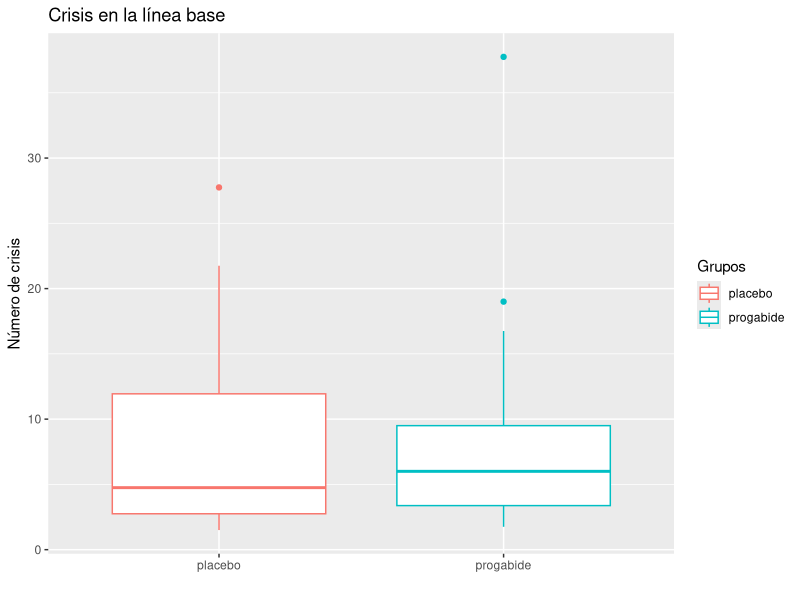
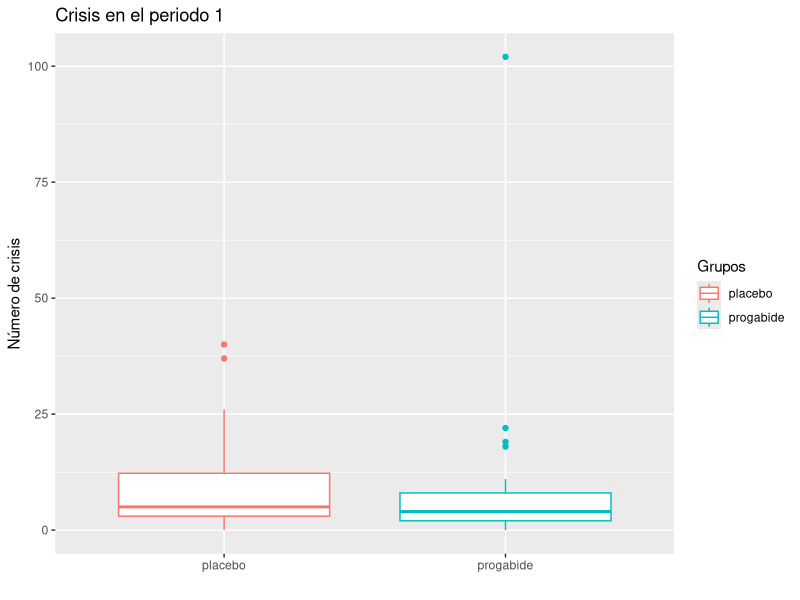
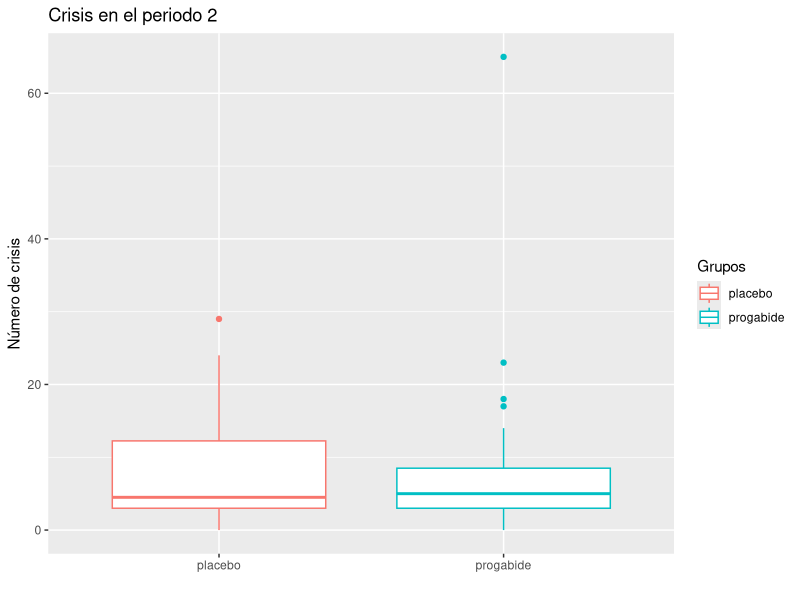
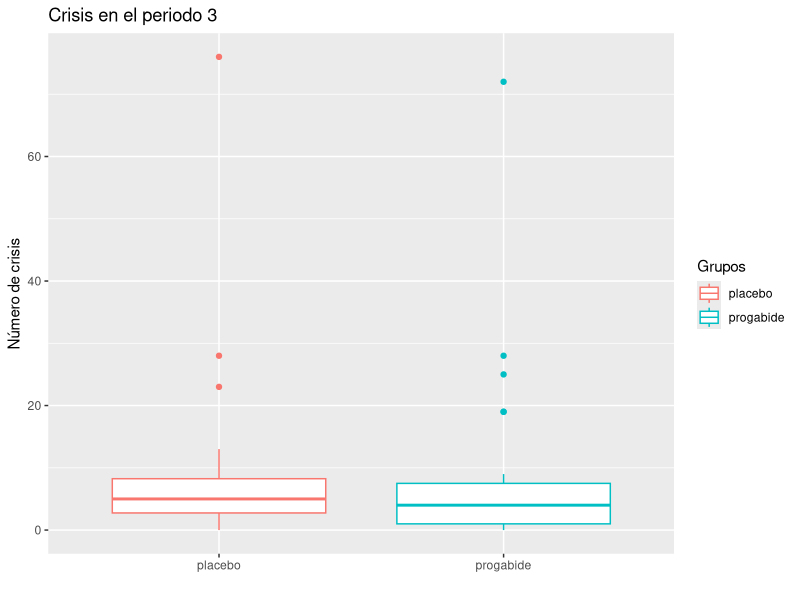
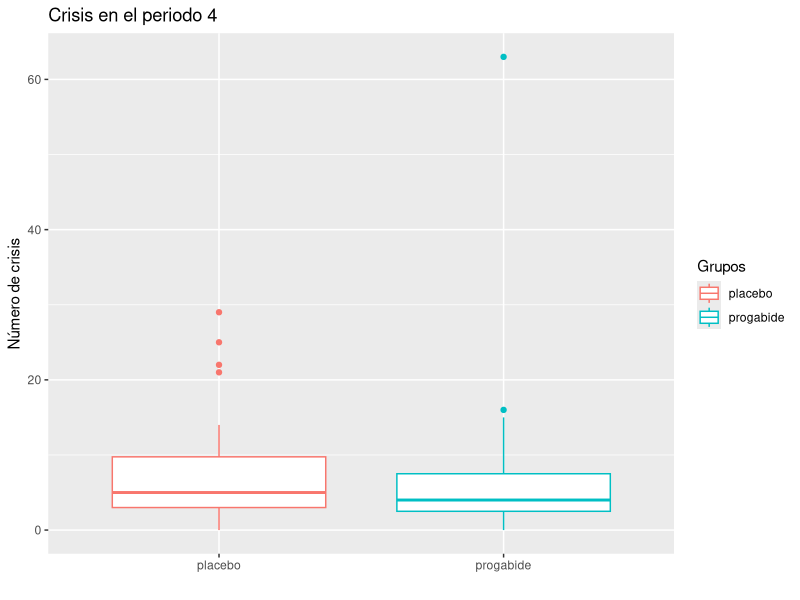

Write R code to recreate these figures, in order.
## ---- chunk 1
library(ggplot2)
## ---- chunk 2
epilepsia = MASS::epil
## ---- chunk 3
str(epilepsia)
## ---- chunk 4
sujeto <- unique(epilepsia$subject)
Grupos <- as.factor(epilepsia$trt[epilepsia$period == 1])
lb_prom <- epilepsia$base[epilepsia$period == 1]/4
p1 <- epilepsia$y[epilepsia$period == 1]
p2 <- epilepsia$y[epilepsia$period == 2]
p3 <- epilepsia$y[epilepsia$period == 3]
p4 <- epilepsia$y[epilepsia$period == 4]
prop_p1 <- p1/lb_prom
prop_p2 <- p2/lb_prom
prop_p3 <- p3/lb_prom
prop_p4 <- p4/lb_prom
## ---- chunk 5
epil.df <- data.frame(sujeto, Grupos, lb_prom, p1, p2, p3, p4, prop_p1, prop_p2, prop_p3, prop_p4)
## ---- chunk 6
#placebo_p1 = epil.df[epil.df$periodo %in% 1 & epil.df$grupo == "placebo", ]
#progabide_p1 = epil.df[epil.df$periodo %in% 1 & epil.df$grupo == "progabide", ]
#head(placebo_p1)
## ---- chunk 7
#sd(progabide_p1$lb)
## ---- chunk 8
#summary(placebo_p1$lb)
## ---- chunk 9
#summary(progabide_p1$lb)
## ---- chunk 10
#periodo = 1
#placebo = epil.df[epil.df$periodo %in% periodo & epil.df$grupo == "placebo", ]
#progabide = epil.df[epil.df$periodo %in% periodo & epil.df$grupo == "progabide", ]
#summary(placebo$crisis_proporcion)
#summary(progabide$crisis_proporcion)
## ---- chunk 11
#periodo = 2
#placebo = epil.df[epil.df$periodo %in% periodo & epil.df$grupo == "placebo", ]
#progabide = epil.df[epil.df$periodo %in% periodo & epil.df$grupo == "progabide", ]
#summary(placebo$crisis_proporcion)
#summary(progabide$crisis_proporcion)
## ---- chunk 12
#periodo = 3
#placebo = epil.df[epil.df$periodo %in% periodo & epil.df$grupo == "placebo", ]
#progabide = epil.df[epil.df$periodo %in% periodo & epil.df$grupo == "progabide", ]
#summary(placebo$crisis_proporcion)
#summary(progabide$crisis_proporcion)
## ---- chunk 13
#periodo = 4
#placebo = epil.df[epil.df$periodo %in% periodo & epil.df$grupo == "placebo", ]
#progabide = epil.df[epil.df$periodo %in% periodo & epil.df$grupo == "progabide", ]
#summary(placebo$crisis_proporcion)
#summary(progabide$crisis_proporcion)
## ---- chunk 14
summary(epil.df)
## ---- chunk 15
lb_grafica <- ggplot(epil.df) + 
  geom_boxplot(aes(x = Grupos, y = lb_prom, color = Grupos)) +
  ylab("Número de crisis") +
  xlab(" ") +
  ggtitle("Crisis en la línea base")
## ---- chunk 16
lb_grafica
## ---- chunk 17
p1_grafica <- ggplot(epil.df) + 
  geom_boxplot(aes(x = Grupos, y = p1, color = Grupos)) +
  ylab("Número de crisis") +
  xlab(" ") +
  ggtitle("Crisis en el periodo 1")
## ---- chunk 18
p1_grafica
## ---- chunk 19
p2_grafica <- ggplot(epil.df) + 
  geom_boxplot(aes(x = Grupos, y = p2, color = Grupos)) +
  ylab("Número de crisis") +
  xlab(" ") +
  ggtitle("Crisis en el periodo 2")
## ---- chunk 20
p2_grafica
## ---- chunk 21
p3_grafica <- ggplot(epil.df) + 
  geom_boxplot(aes(x = Grupos, y = p3, color = Grupos)) +
  ylab("Número de crisis") +
  xlab(" ") +
  ggtitle("Crisis en el periodo 3")
## ---- chunk 22
p3_grafica
## ---- chunk 23
p4_grafica <- ggplot(epil.df) + 
  geom_boxplot(aes(x = Grupos, y = p4, color = Grupos)) +
  ylab("Número de crisis") +
  xlab(" ") +
  ggtitle("Crisis en el periodo 4")
## ---- chunk 24
p4_grafica
## ---- chunk 25
shapiro.test(epil.df$lb_prom)
shapiro.test(epil.df$p1)
shapiro.test(epil.df$p2)
shapiro.test(epil.df$p3)
shapiro.test(epil.df$p4)

#Ninguna de las distribuciones son normales
#Se procede a hacer pruebas no paramétricas, para comparar la línea base con cada periodo
## ---- chunk 26
# comparación entre grupos por periodo: u mann (en R es wilcox.test())
# comparar dentro del mismo grupo: friedman.test() # versión no paramétrica de la anova de medidas repetidas
